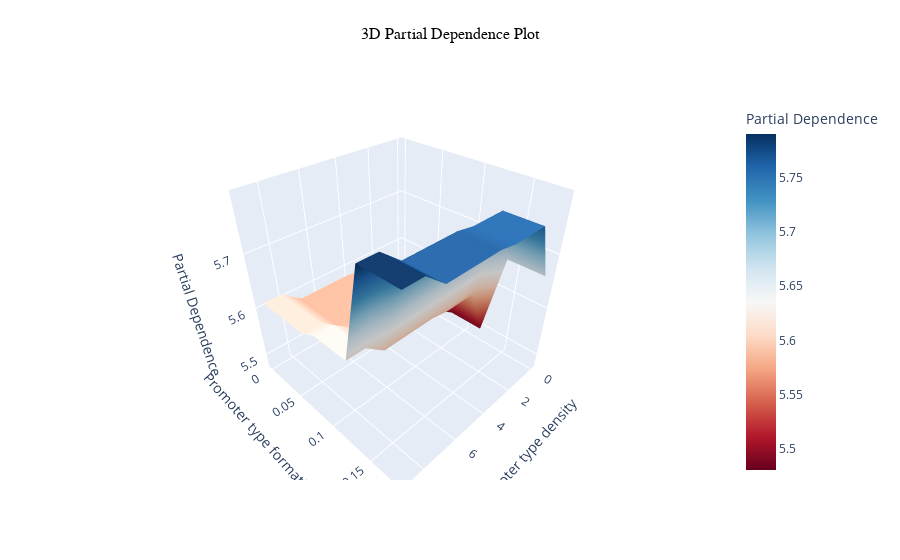

Source (notebook cell):
### Code cell
import numpy as np
import pandas as pd
import plotly.graph_objects as go
from sklearn.model_selection import train_test_split
from sklearn.ensemble import RandomForestRegressor
from sklearn.impute import SimpleImputer
from sklearn.inspection import partial_dependence


data = pd.read_excel('ml-dataset.xlsx', sheet_name="Table")
data['Support b type formation energy'] = pd.to_numeric(data['Support b type formation energy'], errors='coerce')


X = data[['Active component type density', 
          'Active component type formation energy', 
          'Active component content (wt%)', 
          'Promoter type density', 
          'Promoter type formation energy', 
          'Promoter content (wt%)', 
          'Support a type density', 
          'Support a type formation energy', 
          'Support a content (wt%)', 
          'Support b type density', 
          'Support b type formation energy', 
          'Preparation Scalability', 
          'Preparation cost', 
          'Calcination Temperature (℃)', 
          'Calcination time (h)', 
          'Reduction Temperature (℃)', 
          'Reduction Pressure (bar)', 
          'Reduction time  (h)', 
          'Reduced hydrogen content (vol%)', 
          'Temperature (℃)', 
          'Pressure (bar)', 
          'Weight hourly space velocity [mgcat/(min·ml)]', 
          'Content of inert components in raw materials (vol%)']]
ya = data['H2CO2 ratio (molmol)']


X_train, X_test, y_train, y_test = train_test_split(X, ya, test_size=0.2, random_state=42)


imputer = SimpleImputer(strategy='mean')
X_train_imputed = imputer.fit_transform(X_train)
X_test_imputed = imputer.transform(X_test)


rf_model = RandomForestRegressor(random_state=42)
rf_model.fit(X_train_imputed, y_train)


feature_1 = 'Promoter type density'
feature_2 = 'Promoter type formation energy'
feature_1_idx = X.columns.get_loc(feature_1)
feature_2_idx = X.columns.get_loc(feature_2)


pdp_result = partial_dependence(
    rf_model, X_train_imputed, features=[feature_1_idx, feature_2_idx], kind="average", grid_resolution=10
)


XX, YY = np.meshgrid(pdp_result["grid_values"][0], pdp_result["grid_values"][1])
Z = pdp_result["average"][0].T  


fig = go.Figure(data=[go.Surface(
    z=Z, 
    x=XX, 
    y=YY,
    colorscale='RdBu',  
    colorbar=dict(title="Partial Dependence")
)])


fig.update_layout(
    scene=dict(
        xaxis_title=feature_1,
        yaxis_title=feature_2,
        zaxis_title="Partial Dependence",
    ),
    title="3D Partial Dependence Plot",
    title_x=0.5,
    title_y=0.95,
    title_font=dict(size=16, color='black', family='Arial'),
)


fig.show()

### Figure 1 — Plotly figure (JSON) as saved in the notebook; plotly's stock layout.template omitted (floating-point values rounded to 4 significant figures)
{"data": [{"colorbar": {"title": {"text": "Partial Dependence"}}, "colorscale": [[0, "rgb(103,0,31)"], [0.1, "rgb(178,24,43)"], [0.2, "rgb(214,96,77)"], [0.3, "rgb(244,165,130)"], [0.4, "rgb(253,219,199)"], [0.5, "rgb(247,247,247)"], [0.6, "rgb(209,229,240)"], [0.7, "rgb(146,197,222)"], [0.8, "rgb(67,147,195)"], [0.9, "rgb(33,102,172)"], [1, "rgb(5,48,97)"]], "type": "surface", "x": [[0, 0.9978, 1.996, 2.993, 3.991, 4.989, 5.987, 6.984, 7.982, 8.98], [0, 0.9978, 1.996, 2.993, 3.991, 4.989, 5.987, 6.984, 7.982, 8.98], [0, 0.9978, 1.996, 2.993, 3.991, 4.989, 5.987, 6.984, 7.982, 8.98], [0, 0.9978, 1.996, 2.993, 3.991, 4.989, 5.987, 6.984, 7.982, 8.98], [0, 0.9978, 1.996, 2.993, 3.991, 4.989, 5.987, 6.984, 7.982, 8.98], [0, 0.9978, 1.996, 2.993, 3.991, 4.989, 5.987, 6.984, 7.982, 8.98], [0, 0.9978, 1.996, 2.993, 3.991, 4.989, 5.987, 6.984, 7.982, 8.98], [0, 0.9978, 1.996, 2.993, 3.991, 4.989, 5.987, 6.984, 7.982, 8.98], [0, 0.9978, 1.996, 2.993, 3.991, 4.989, 5.987, 6.984, 7.982, 8.98], [0, 0.9978, 1.996, 2.993, 3.991, 4.989, 5.987, 6.984, 7.982, 8.98]], "y": [[0, 0, 0, 0, 0, 0, 0, 0, 0, 0], [0.02, 0.02, 0.02, 0.02, 0.02, 0.02, 0.02, 0.02, 0.02, 0.02], [0.04, 0.04, 0.04, 0.04, 0.04, 0.04, 0.04, 0.04, 0.04, 0.04], [0.06, 0.06, 0.06, 0.06, 0.06, 0.06, 0.06, 0.06, 0.06, 0.06], [0.08, 0.08, 0.08, 0.08, 0.08, 0.08, 0.08, 0.08, 0.08, 0.08], [0.1, 0.1, 0.1, 0.1, 0.1, 0.1, 0.1, 0.1, 0.1, 0.1], [0.12, 0.12, 0.12, 0.12, 0.12, 0.12, 0.12, 0.12, 0.12, 0.12], [0.14, 0.14, 0.14, 0.14, 0.14, 0.14, 0.14, 0.14, 0.14, 0.14], [0.16, 0.16, 0.16, 0.16, 0.16, 0.16, 0.16, 0.16, 0.16, 0.16], [0.18, 0.18, 0.18, 0.18, 0.18, 0.18, 0.18, 0.18, 0.18, 0.18]], "z": [[5.481, 5.578, 5.578, 5.578, 5.583, 5.583, 5.583, 5.583, 5.61, 5.61], [5.481, 5.578, 5.578, 5.578, 5.584, 5.584, 5.584, 5.584, 5.61, 5.61], [5.481, 5.578, 5.578, 5.578, 5.584, 5.584, 5.584, 5.584, 5.61, 5.61], [5.481, 5.578, 5.578, 5.578, 5.584, 5.584, 5.584, 5.584, 5.61, 5.61], [5.496, 5.593, 5.593, 5.593, 5.599, 5.599, 5.599, 5.599, 5.625, 5.625], [5.496, 5.593, 5.593, 5.593, 5.599, 5.599, 5.599, 5.599, 5.625, 5.625], [5.496, 5.593, 5.593, 5.593, 5.599, 5.599, 5.599, 5.599, 5.625, 5.625], [5.661, 5.758, 5.758, 5.758, 5.764, 5.764, 5.764, 5.764, 5.79, 5.79], [5.661, 5.758, 5.758, 5.758, 5.764, 5.764, 5.764, 5.764, 5.79, 5.79], [5.661, 5.758, 5.758, 5.758, 5.764, 5.764, 5.764, 5.764, 5.79, 5.79]]}], "layout": {"scene": {"xaxis": {"title": {"text": "Promoter type density"}}, "yaxis": {"title": {"text": "Promoter type formation energy"}}, "zaxis": {"title": {"text": "Partial Dependence"}}}, "title": {"font": {"color": "black", "family": "Arial", "size": 16}, "text": "3D Partial Dependence Plot", "x": 0.5, "y": 0.95}}}
